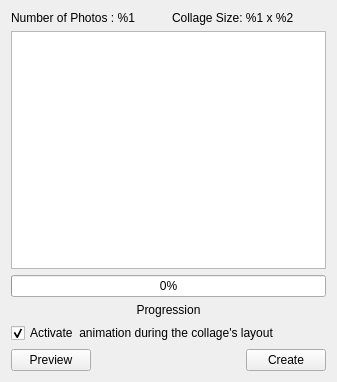
<?xml version="1.0" encoding="UTF-8"?>
<ui version="4.0">
 <class>CollageCreator</class>
 <widget class="QWidget" name="CollageCreator">
  <property name="geometry">
   <rect>
    <x>0</x>
    <y>0</y>
    <width>337</width>
    <height>382</height>
   </rect>
  </property>
  <property name="windowTitle">
   <string>Collage Creator</string>
  </property>
  <layout class="QVBoxLayout" name="verticalLayout">
   <item>
    <layout class="QVBoxLayout" name="verticalLayout_4">
     <item>
      <layout class="QHBoxLayout" name="horizontalLayout_3">
       <item>
        <widget class="QLabel" name="labelCollageNbPhotos">
         <property name="text">
          <string>Number of Photos : %1</string>
         </property>
         <property name="scaledContents">
          <bool>true</bool>
         </property>
        </widget>
       </item>
       <item>
        <widget class="QLabel" name="labelCollageSize">
         <property name="text">
          <string>Collage Size: %1 x %2</string>
         </property>
        </widget>
       </item>
      </layout>
     </item>
     <item>
      <widget class="GraphicsView" name="graphicsView">
       <property name="backgroundBrush">
        <brush brushstyle="NoBrush">
         <color alpha="255">
          <red>0</red>
          <green>0</green>
          <blue>0</blue>
         </color>
        </brush>
       </property>
       <property name="renderHints">
        <set>QPainter::Antialiasing|QPainter::SmoothPixmapTransform|QPainter::TextAntialiasing</set>
       </property>
       <property name="cacheMode">
        <set>QGraphicsView::CacheBackground</set>
       </property>
       <property name="viewportUpdateMode">
        <enum>QGraphicsView::BoundingRectViewportUpdate</enum>
       </property>
      </widget>
     </item>
    </layout>
   </item>
   <item>
    <widget class="QProgressBar" name="progressBarCollageCreation">
     <property name="maximum">
      <number>100</number>
     </property>
     <property name="value">
      <number>0</number>
     </property>
    </widget>
   </item>
   <item>
    <widget class="QLabel" name="labelCollageProgression">
     <property name="text">
      <string>Progression</string>
     </property>
     <property name="alignment">
      <set>Qt::AlignCenter</set>
     </property>
    </widget>
   </item>
   <item>
    <widget class="QCheckBox" name="checkBoxAnimateCollage">
     <property name="text">
      <string>Activate  animation during the collage's layout</string>
     </property>
     <property name="checked">
      <bool>true</bool>
     </property>
    </widget>
   </item>
   <item>
    <layout class="QHBoxLayout" name="horizontalLayout_4">
     <item>
      <widget class="QPushButton" name="btnPreviewCollage">
       <property name="text">
        <string>Preview</string>
       </property>
      </widget>
     </item>
     <item>
      <spacer name="horizontalSpacer_2">
       <property name="orientation">
        <enum>Qt::Horizontal</enum>
       </property>
       <property name="sizeHint" stdset="0">
        <size>
         <width>40</width>
         <height>20</height>
        </size>
       </property>
      </spacer>
     </item>
     <item>
      <widget class="QPushButton" name="btnCreateCollage">
       <property name="text">
        <string>Create</string>
       </property>
      </widget>
     </item>
    </layout>
   </item>
  </layout>
  <zorder>progressBarCollageCreation</zorder>
  <zorder>checkBoxAnimateCollage</zorder>
  <zorder>labelCollageProgression</zorder>
 </widget>
 <customwidgets>
  <customwidget>
   <class>GraphicsView</class>
   <extends>QGraphicsView</extends>
   <header>graphicsview.h</header>
  </customwidget>
 </customwidgets>
 <resources/>
 <connections/>
</ui>
